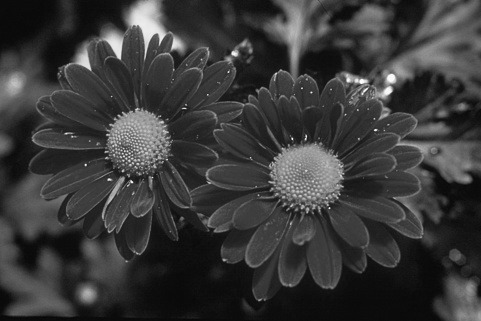
#> input picture Computer Vision/pset1/code/inputs/p2_inp.jpg, 481 x 321 px
$ python prob2.py
#> lines starting #> are read from the running program, lines starting #| are printed output that depends on the picture
#> further down, img is the input picture: shape (321, 481); min 4, max 255, mean 57
## Default modules imported. Import more if you need to.

import numpy as np
from skimage.io import imread, imsave
import matplotlib.pyplot as plt

# Fill this out
# X is input 8-bit grayscale image
# Return equalized image with intensities from 0-255
def histeq(X):
    #get dims of X to reshape at end
    dims = [np.size(X,0), np.size(X,1)]
#> dims = [321, 481]
    #flatten X
    X = X.reshape(-1)
    #get which intensities are in X and how many of each
    histX = np.unique(X, return_counts = True)
    #intensities in X
    Xvals = histX[0]
#> Xvals = 252 values from 4 to 255
    #how many counts of the intensity in Xvals are in the image
    Xcounts = histX[1]
#> Xcounts = 252 values, max 4072 at index 7, min 1 at index 0, mean 612.7
    #build a cumulative distribution by summing counts below an intensity level
    cum_dist = np.array([])

    # for all intensities
    for i in range(256):
        #find the index of the intensity in Xvals
        max_index = np.where(Xvals >= i)[0]
        #if it doesnt exist in Xvals, all pixels are below this intensity
        max_index = max_index[0] if np.size(max_index) > 0 else np.size(X)

        #sum all the elements in Xcounts below max_index
        #ie, number of pixels with intensity < i
        cum_dist = np.append(cum_dist, sum(Xcounts[0:max_index]))
#> this loop made 256 passes
#> max_index on passes 15 to 17: 10, 11, 12
#> after the loop, cum_dist = 256 values from 0 to 154396

    #normalize distribution by dividing by number of pixels to get h
    h = cum_dist/np.size(X)
#> h = 256 values from 0 to 1
    #apply pointwise opperation
    X = h[X]*255
    #reshape flattened X into image
    X = X.reshape(dims)
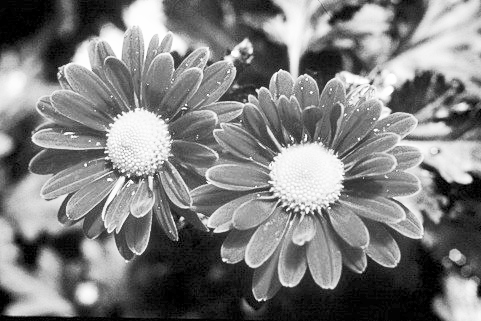
#> X: shape (321, 481) float64; min 0, max 255, mean 126.2
    return X


########################## Support code below

from os.path import normpath as fn # Fixes window/linux path conventions
import warnings
warnings.filterwarnings('ignore')

img = imread(fn('inputs/p2_inp.jpg'))
# in_pixels = np.copy(img).reshape(-1)

out = histeq(img)
# out_pixels = np.copy(out).reshape(-1)

out = np.maximum(0,np.minimum(255,out))
out = np.uint8(out)

imsave(fn('outputs/prob2.jpg'),out)

plt.imshow(out, cmap='gray')

$ run again, with Computer Vision/pset1/code/inputs/p3_inp.jpg copied over Computer Vision/pset1/code/inputs/p2_inp.jpg
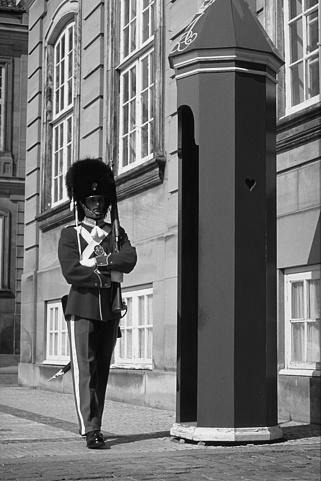
#> input picture Computer Vision/pset1/code/inputs/p3_inp.jpg, 321 x 481 px
#> img is the input picture: shape (481, 321); min 0, max 255, mean 114.4
#> dims = [481, 321]
#> Xvals = 256 values from 0 to 255
#> Xcounts = 256 values, max 3712 at index 35, min 16 at index 254, mean 603.1
#> the loop in histeq, `for i in range(256):` made 256 passes
#> cum_dist on passes 1 to 3: [0], [0, 64], [0, 64, 83]
#> after the loop in histeq, `for i in range(256):`: cum_dist = 256 values from 0 to 154362
#> h = 256 values from 0 to 1
#> in histeq, `X = X.reshape(dims)`:
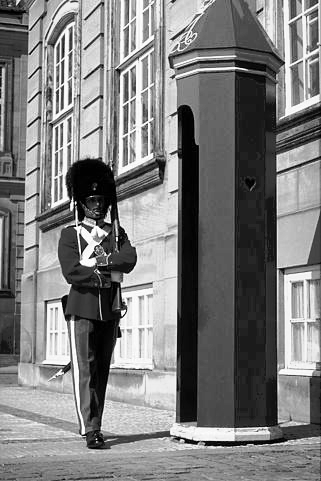
#> X: shape (481, 321) float64; min 0, max 254.9, mean 126.8

$ run again, with Computer Vision/pset1/code/inputs/p6_inp.jpg copied over Computer Vision/pset1/code/inputs/p2_inp.jpg
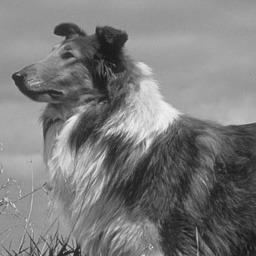
#> input picture Computer Vision/pset1/code/inputs/p6_inp.jpg, 256 x 256 px
#> img is the input picture: shape (256, 256); min 17, max 246, mean 123.8
#> dims = [256, 256]
#> Xvals = 228 values from 17 to 246
#> Xcounts = 228 values, max 1503 at index 134, min 1 at index 0, mean 287.4
#> the loop in histeq, `for i in range(256):` made 256 passes
#> max_index on passes 17 to 19: 0, 0, 1
#> after the loop in histeq, `for i in range(256):`: cum_dist = 256 values from 0 to 65536
#> h = 256 values from 0 to 1
#> in histeq, `X = X.reshape(dims)`:
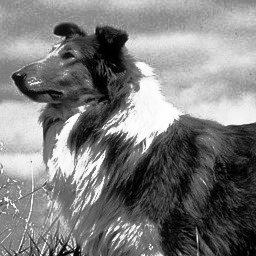
#> X: shape (256, 256) float64; min 0, max 255, mean 126.3
